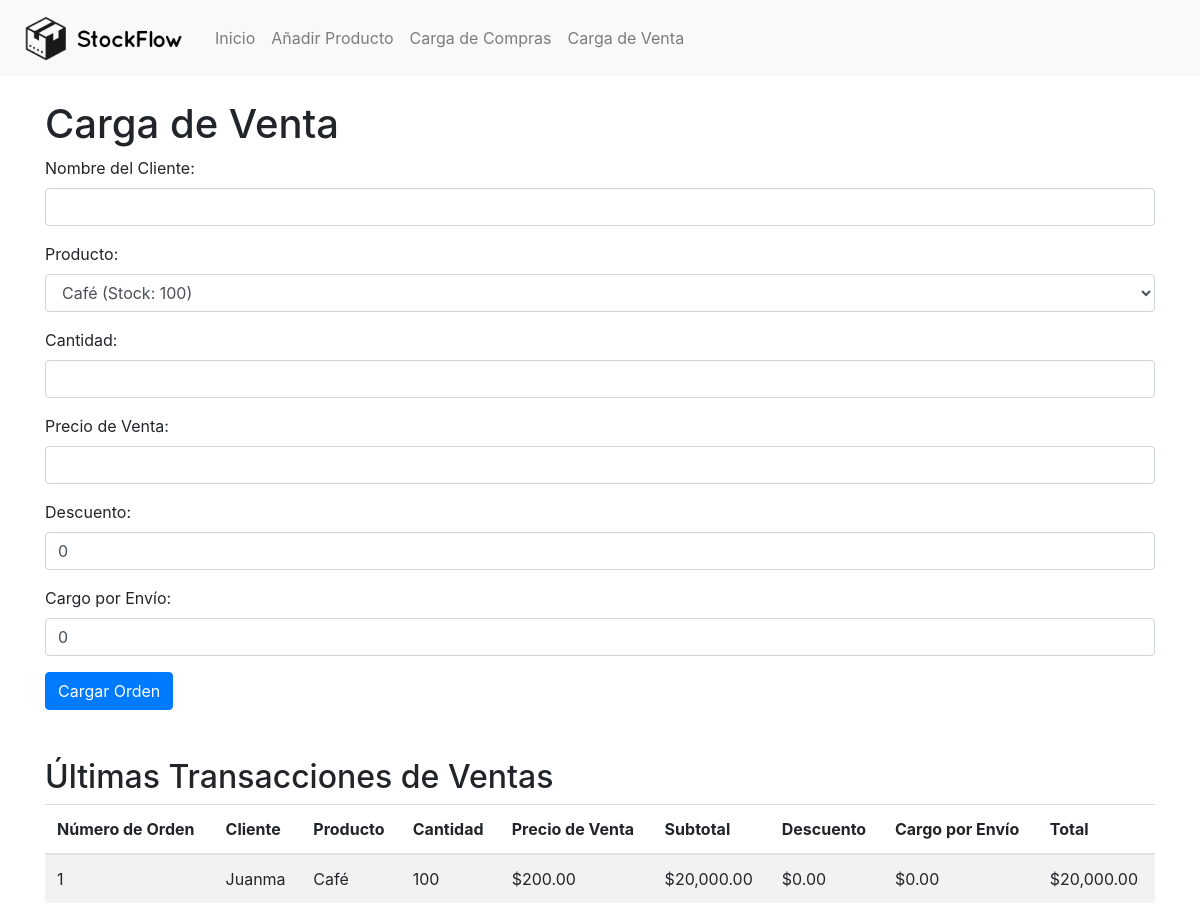
The page /api/productos/carga_venta on the database as committed earlier.
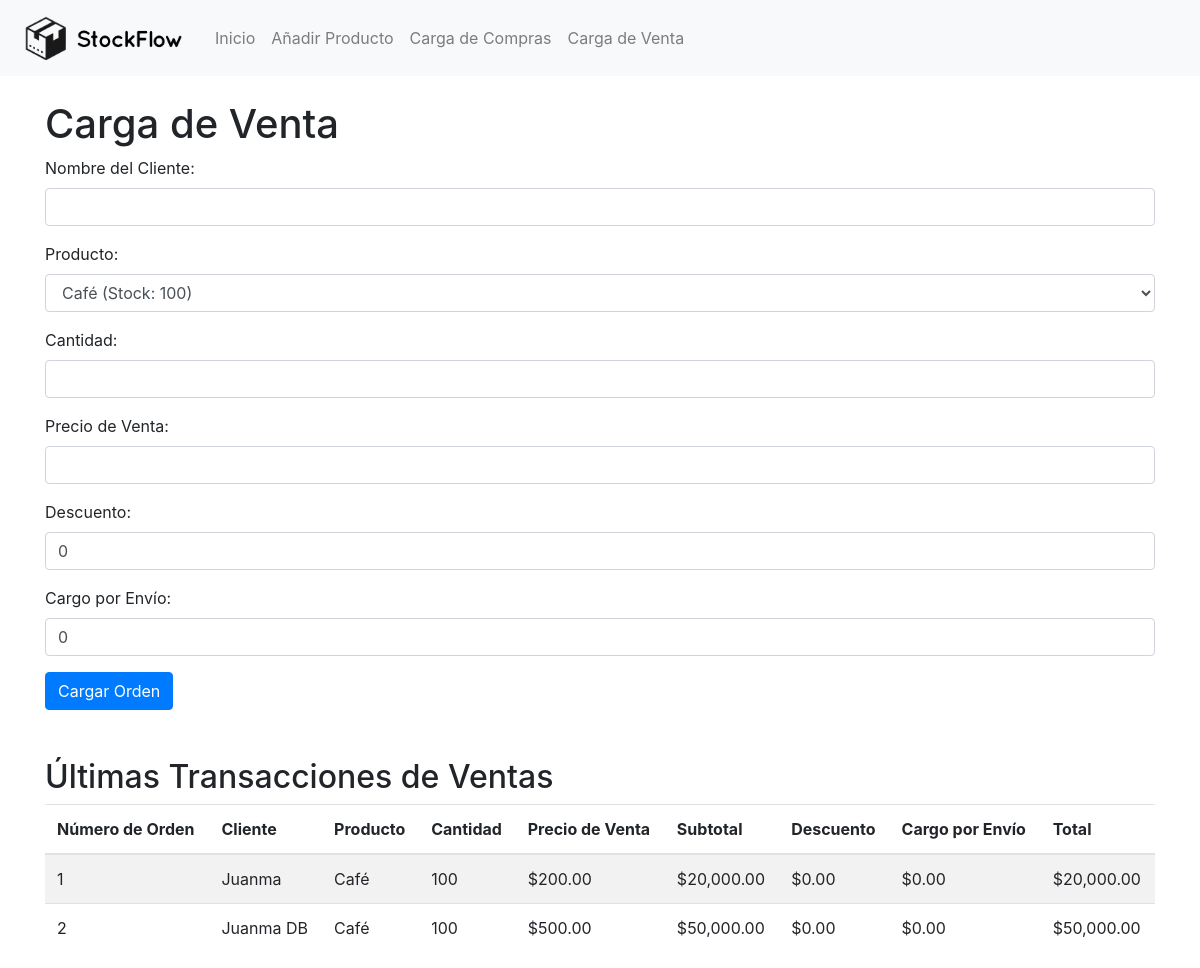
The same page on the database as committed later.
### tables this page shows
CREATE TABLE ventas (
        id INTEGER PRIMARY KEY AUTOINCREMENT,
        numero_orden INTEGER,
        cliente TEXT,
        producto_id INTEGER,
        producto_nombre TEXT,
        cantidad INTEGER,
        precio_venta REAL,
        subtotal REAL,
        descuento REAL,
        cargo_envio REAL,
        total REAL
    );

### app.py (the view, shortened to what this page needs)
@app.route('/api/productos/carga_venta', methods=['GET', 'POST'])
def carga_venta():
    productos = get_productos()
    ventas = get_ventas()
    return render_template('carga_venta.html', productos=productos, ventas=ventas)

### app.py (called while the page is built)
def get_db():
    if 'db' not in g:
        g.db = sqlite3.connect('inventario.db')
        g.db.row_factory = sqlite3.Row
    return g.db

def get_productos():
    db = get_db()
    c = db.cursor()
    c.execute("SELECT * FROM productos")
    rows = c.fetchall()
    productos = [dict(row) for row in rows]
    return productos

def get_ventas():
    db = get_db()
    c = db.cursor()
    c.execute("SELECT * FROM ventas")
    rows = c.fetchall()
    ventas = [dict(row) for row in rows]
    return ventas

### templates/carga_venta.html (shortened to what this page needs)
{% extends "base.html" %}
{% block content %}
    <h1>Carga de Venta</h1>
    <form method="post" action="{{ url_for('carga_venta') }}" onsubmit="return validateForm()" novalidate>
        <div class="form-group">
            <label for="cliente">Nombre del Cliente:</label>
            <input type="text" class="form-control" id="cliente" name="cliente" required>
        </div>
        <div class="form-group">
            <label for="producto">Producto:</label>
            <select class="form-control" id="producto" name="producto" required>
                {% for producto in productos %}
                <option value="{{ producto['id'] }}" data-stock="{{ producto['cantidad'] }}" data-precio="{{ producto['precio'] }}">
                    {{ producto['nombre'] }} (Stock: {{ producto['cantidad'] }})
                </option>
                {% endfor %}
            </select>
        </div>
        <div class="form-group">
            <label for="cantidad">Cantidad:</label>
            <input type="number" class="form-control" id="cantidad" name="cantidad" min="1" required>
        </div>
        <div class="form-group">
            <label for="precio_venta">Precio de Venta:</label>
            <input type="number" step="0.01" class="form-control" id="precio_venta" name="precio_venta" min="0" required>
        </div>
        <div class="form-group">
            <label for="descuento">Descuento:</label>
            <input type="number" step="0.01" class="form-control" id="descuento" name="descuento" min="0" value="0" required>
        </div>
        <div class="form-group">
            <label for="cargo_envio">Cargo por Envío:</label>
            <input type="number" step="0.01" class="form-control" id="cargo_envio" name="cargo_envio" min="0" value="0" required>
        </div>
        <button type="submit" class="btn btn-primary">Cargar Orden</button>
    </form>
    <h2 class="mt-5">Últimas Transacciones de Ventas</h2>
    <table class="table table-striped">
        <thead>
            <tr>
                <th>Número de Orden</th>
                <th>Cliente</th>
                <th>Producto</th>
                <th>Cantidad</th>
                <th>Precio de Venta</th>
                <th>Subtotal</th>
                <th>Descuento</th>
                <th>Cargo por Envío</th>
                <th>Total</th>
            </tr>
        </thead>
        <tbody>
            {% for venta in ventas %}
            <tr>
                <td>{{ venta['numero_orden'] }}</td>
                <td>{{ venta['cliente'] }}</td>
                <td>{{ venta['producto_nombre'] }}</td>
                <td>{{ venta['cantidad'] }}</td>
                <td>${{ "{:,.2f}".format(venta['precio_venta']) }}</td>
                <td>${{ "{:,.2f}".format(venta['subtotal']) }}</td>
                <td>${{ "{:,.2f}".format(venta['descuento']) }}</td>
                <td>${{ "{:,.2f}".format(venta['cargo_envio']) }}</td>
                <td>${{ "{:,.2f}".format(venta['total']) }}</td>
            </tr>
            {% endfor %}
        </tbody>
    </table>
{% endblock %}

### templates/base.html (shortened to what this page needs)
<!DOCTYPE html>
<html lang="en">
<head>
    <link rel="stylesheet" href="https://maxcdn.bootstrapcdn.com/bootstrap/4.0.0/css/bootstrap.min.css">
</head>
<body>
    <nav class="navbar navbar-expand-lg navbar-light bg-light">
        <a class="navbar-brand" href="{{ url_for('index') }}">
            <img src="{{ url_for('static', filename='images/logo.png') }}" width="175" height="50" alt="">
        </a>
        <div class="collapse navbar-collapse" id="navbarNav">
            <ul class="navbar-nav">
                <li class="nav-item">
                    <a class="nav-link" href="{{ url_for('index') }}">Inicio</a>
                </li>
                <li class="nav-item">
                    <a class="nav-link" href="{{ url_for('add_product') }}">Añadir Producto</a>
                </li>
                <li class="nav-item">
                    <a class="nav-link" href="{{ url_for('carga_compras') }}">Carga de Compras</a>
                </li>
                <li class="nav-item">
                    <a class="nav-link" href="{{ url_for('carga_venta') }}">Carga de Venta</a>
                </li>
            </ul>
        </div>
    </nav>
    <div class="container mt-4">
        {% block content %}{% endblock %}
    </div>
</body>
</html>

Rows that differ between the two databases and show on the page:
added ventas: numero_orden "2", cliente "Juanma DB", producto_nombre "Café", cantidad "100", precio_venta "500.00", subtotal "50,000.00", descuento "0.00", cargo_envio "0.00", total "50,000.00"
